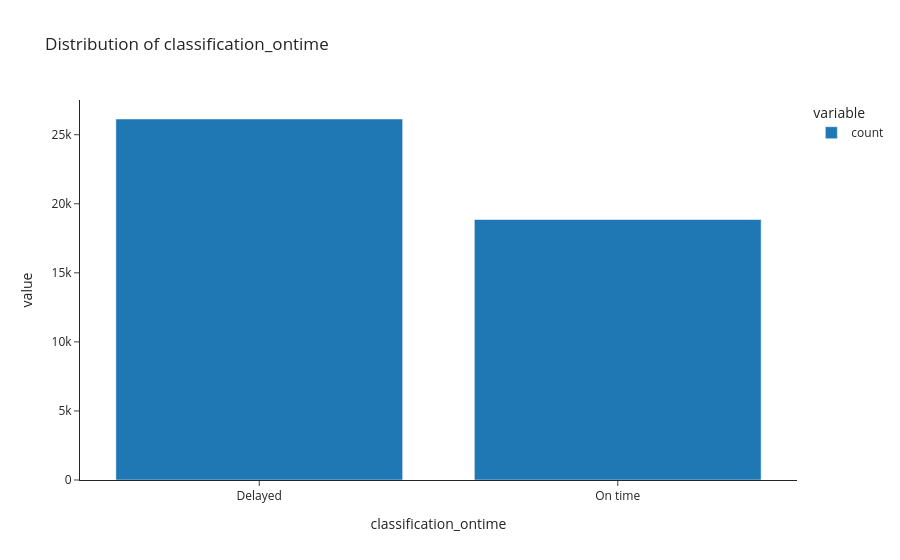

Source (notebook cell):
### Markdown cell above
## Categorical Features Distribution

### Code cell
for feature in categorical_features:
    fig = px.bar(
        df[feature].value_counts(),
        title=f"Distribution of {feature}",
        template="simple_white",
    )
    fig.show()

### Figure 1 — Plotly figure (JSON) as saved in the notebook; plotly's stock layout.template omitted (floating-point values rounded to 4 significant figures)
{"data": [{"hovertemplate": "variable=count<br>classification_ontime=%{x}<br>value=%{y}<extra></extra>", "legendgroup": "count", "marker": {"color": "#1F77B4", "pattern": {"shape": ""}}, "name": "count", "orientation": "v", "showlegend": true, "textposition": "auto", "type": "bar", "x": ["Delayed", "On time"], "xaxis": "x", "y": [26138, 18862], "yaxis": "y"}], "layout": {"barmode": "relative", "legend": {"title": {"text": "variable"}, "tracegroupgap": 0}, "title": {"text": "Distribution of classification_ontime"}, "xaxis": {"anchor": "y", "domain": [0.0, 1.0], "title": {"text": "classification_ontime"}}, "yaxis": {"anchor": "x", "domain": [0.0, 1.0], "title": {"text": "value"}}}}
